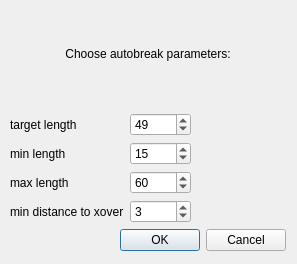
<?xml version="1.0" encoding="UTF-8"?>
<ui version="4.0">
 <class>Dialog</class>
 <widget class="QDialog" name="Dialog">
  <property name="geometry">
   <rect>
    <x>0</x>
    <y>0</y>
    <width>297</width>
    <height>264</height>
   </rect>
  </property>
  <property name="sizePolicy">
   <sizepolicy hsizetype="Fixed" vsizetype="Fixed">
    <horstretch>0</horstretch>
    <verstretch>0</verstretch>
   </sizepolicy>
  </property>
  <property name="windowTitle">
   <string>Dialog</string>
  </property>
  <widget class="QWidget" name="layoutWidget">
   <property name="geometry">
    <rect>
     <x>10</x>
     <y>0</y>
     <width>276</width>
     <height>251</height>
    </rect>
   </property>
   <layout class="QVBoxLayout" name="verticalLayout">
    <item>
     <widget class="QLabel" name="label">
      <property name="text">
       <string>Choose autobreak parameters:</string>
      </property>
      <property name="alignment">
       <set>Qt::AlignCenter</set>
      </property>
     </widget>
    </item>
    <item>
     <layout class="QFormLayout" name="formLayout">
      <property name="fieldGrowthPolicy">
       <enum>QFormLayout::FieldsStayAtSizeHint</enum>
      </property>
      <item row="3" column="0">
       <widget class="QLabel" name="maxLengthLabel">
        <property name="text">
         <string>max length</string>
        </property>
       </widget>
      </item>
      <item row="3" column="1">
       <widget class="QSpinBox" name="maxLengthSpinBox">
        <property name="maximum">
         <number>10000</number>
        </property>
        <property name="value">
         <number>60</number>
        </property>
       </widget>
      </item>
      <item row="1" column="1">
       <widget class="QSpinBox" name="targetLengthSpinBox">
        <property name="maximum">
         <number>10000</number>
        </property>
        <property name="value">
         <number>49</number>
        </property>
       </widget>
      </item>
      <item row="1" column="0">
       <widget class="QLabel" name="targetLengthLabel">
        <property name="text">
         <string>target length</string>
        </property>
       </widget>
      </item>
      <item row="2" column="0">
       <widget class="QLabel" name="minLengthLabel">
        <property name="text">
         <string>min length</string>
        </property>
       </widget>
      </item>
      <item row="2" column="1">
       <widget class="QSpinBox" name="minLengthSpinBox">
        <property name="maximum">
         <number>10000</number>
        </property>
        <property name="value">
         <number>15</number>
        </property>
       </widget>
      </item>
      <item row="5" column="0">
       <widget class="QLabel" name="minLegLengthLabel">
        <property name="text">
         <string>min distance to xover</string>
        </property>
       </widget>
      </item>
      <item row="5" column="1">
       <widget class="QSpinBox" name="minLegLengthSpinBox">
        <property name="minimum">
         <number>2</number>
        </property>
        <property name="maximum">
         <number>10000</number>
        </property>
        <property name="value">
         <number>3</number>
        </property>
       </widget>
      </item>
     </layout>
    </item>
    <item>
     <widget class="QDialogButtonBox" name="buttonBox">
      <property name="orientation">
       <enum>Qt::Horizontal</enum>
      </property>
      <property name="standardButtons">
       <set>QDialogButtonBox::Cancel|QDialogButtonBox::Ok</set>
      </property>
     </widget>
    </item>
   </layout>
  </widget>
 </widget>
 <tabstops>
  <tabstop>targetLengthSpinBox</tabstop>
  <tabstop>minLengthSpinBox</tabstop>
  <tabstop>maxLengthSpinBox</tabstop>
  <tabstop>minLegLengthSpinBox</tabstop>
  <tabstop>buttonBox</tabstop>
 </tabstops>
 <resources/>
 <connections>
  <connection>
   <sender>buttonBox</sender>
   <signal>accepted()</signal>
   <receiver>Dialog</receiver>
   <slot>accept()</slot>
   <hints>
    <hint type="sourcelabel">
     <x>248</x>
     <y>254</y>
    </hint>
    <hint type="destinationlabel">
     <x>157</x>
     <y>274</y>
    </hint>
   </hints>
  </connection>
  <connection>
   <sender>buttonBox</sender>
   <signal>rejected()</signal>
   <receiver>Dialog</receiver>
   <slot>reject()</slot>
   <hints>
    <hint type="sourcelabel">
     <x>316</x>
     <y>260</y>
    </hint>
    <hint type="destinationlabel">
     <x>286</x>
     <y>274</y>
    </hint>
   </hints>
  </connection>
 </connections>
</ui>
